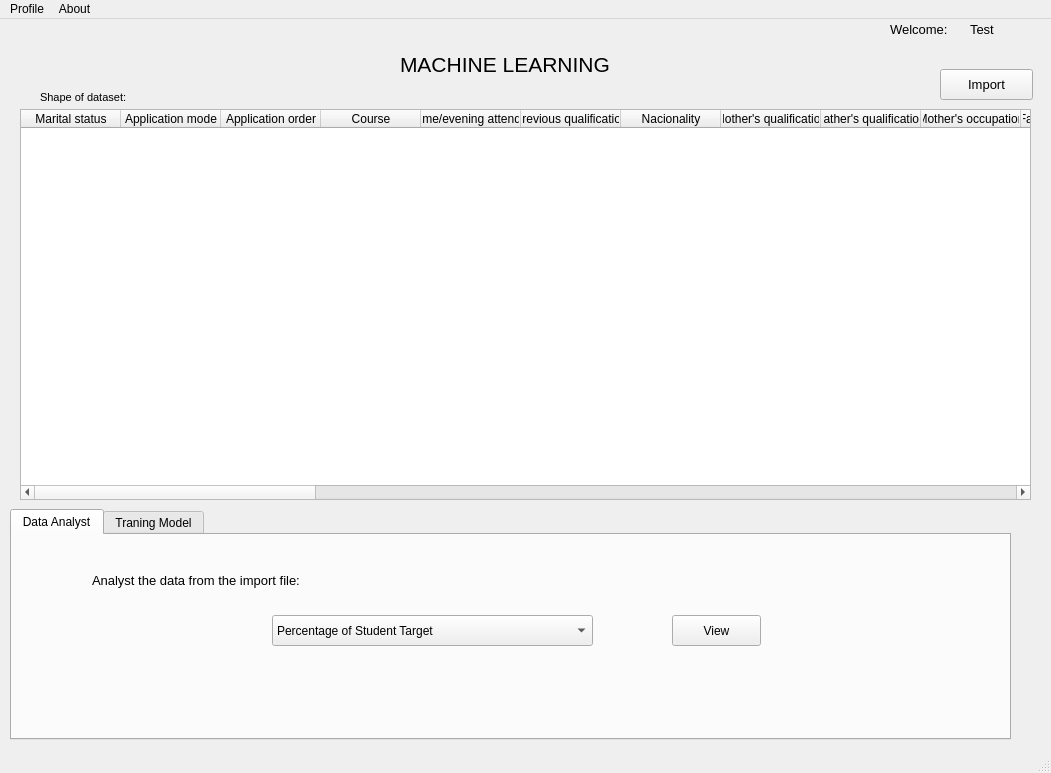
<?xml version="1.0" encoding="UTF-8"?>
<ui version="4.0">
 <class>main_window</class>
 <widget class="QMainWindow" name="main_window">
  <property name="geometry">
   <rect>
    <x>0</x>
    <y>0</y>
    <width>1051</width>
    <height>773</height>
   </rect>
  </property>
  <property name="windowTitle">
   <string>Machine Learning</string>
  </property>
  <widget class="QWidget" name="centralwidget">
   <widget class="QLabel" name="label">
    <property name="geometry">
     <rect>
      <x>400</x>
      <y>30</y>
      <width>251</width>
      <height>31</height>
     </rect>
    </property>
    <property name="font">
     <font>
      <pointsize>16</pointsize>
     </font>
    </property>
    <property name="text">
     <string>MACHINE LEARNING</string>
    </property>
   </widget>
   <widget class="QPushButton" name="import_btn">
    <property name="geometry">
     <rect>
      <x>940</x>
      <y>50</y>
      <width>93</width>
      <height>31</height>
     </rect>
    </property>
    <property name="font">
     <font>
      <pointsize>10</pointsize>
     </font>
    </property>
    <property name="text">
     <string>Import</string>
    </property>
   </widget>
   <widget class="QTableWidget" name="data_table">
    <property name="geometry">
     <rect>
      <x>20</x>
      <y>90</y>
      <width>1011</width>
      <height>391</height>
     </rect>
    </property>
    <column>
     <property name="text">
      <string>Marital status</string>
     </property>
    </column>
    <column>
     <property name="text">
      <string>Application mode</string>
     </property>
     <property name="background">
      <color>
       <red>0</red>
       <green>0</green>
       <blue>0</blue>
      </color>
     </property>
    </column>
    <column>
     <property name="text">
      <string>Application order</string>
     </property>
    </column>
    <column>
     <property name="text">
      <string>Course</string>
     </property>
    </column>
    <column>
     <property name="text">
      <string>Daytime/evening attendance</string>
     </property>
    </column>
    <column>
     <property name="text">
      <string>Previous qualification</string>
     </property>
    </column>
    <column>
     <property name="text">
      <string>Nacionality</string>
     </property>
    </column>
    <column>
     <property name="text">
      <string>Mother's qualification</string>
     </property>
    </column>
    <column>
     <property name="text">
      <string>Father's qualification</string>
     </property>
    </column>
    <column>
     <property name="text">
      <string>Mother's occupation</string>
     </property>
    </column>
    <column>
     <property name="text">
      <string>Father's occupation</string>
     </property>
    </column>
    <column>
     <property name="text">
      <string>Displaced</string>
     </property>
    </column>
    <column>
     <property name="text">
      <string>Educational special needs</string>
     </property>
    </column>
    <column>
     <property name="text">
      <string>Debtor</string>
     </property>
    </column>
    <column>
     <property name="text">
      <string>Tuition fees up to date</string>
     </property>
    </column>
    <column>
     <property name="text">
      <string>Gender</string>
     </property>
    </column>
    <column>
     <property name="text">
      <string>Scholarship holder</string>
     </property>
    </column>
    <column>
     <property name="text">
      <string>Age at enrollment</string>
     </property>
    </column>
    <column>
     <property name="text">
      <string>International</string>
     </property>
    </column>
    <column>
     <property name="text">
      <string>Curricular units 1st sem (credited)</string>
     </property>
    </column>
    <column>
     <property name="text">
      <string>Curricular units 1st sem (enrolled)</string>
     </property>
    </column>
    <column>
     <property name="text">
      <string>Curricular units 1st sem (evaluations)</string>
     </property>
    </column>
    <column>
     <property name="text">
      <string>Curricular units 1st sem (approved)</string>
     </property>
    </column>
    <column>
     <property name="text">
      <string>Curricular units 1st sem (grade)</string>
     </property>
    </column>
    <column>
     <property name="text">
      <string>Curricular Units 1st Sem (without Evaluations)</string>
     </property>
    </column>
    <column>
     <property name="text">
      <string>Curricular Units 2nd Sem (credited)</string>
     </property>
    </column>
    <column>
     <property name="text">
      <string>Curricular Units 2nd Sem (enrolled)</string>
     </property>
    </column>
    <column>
     <property name="text">
      <string>Curricular Units 2nd Sem (evaluations)</string>
     </property>
    </column>
    <column>
     <property name="text">
      <string>Curricular Units 2nd Sem (approved)</string>
     </property>
    </column>
    <column>
     <property name="text">
      <string>Curricular Units 2nd Sem (grade)</string>
     </property>
    </column>
    <column>
     <property name="text">
      <string>Curricular Units 2nd Sem (without Evaluations)</string>
     </property>
    </column>
    <column>
     <property name="text">
      <string>Unemployment Rate</string>
     </property>
    </column>
    <column>
     <property name="text">
      <string>Inflation Rate</string>
     </property>
    </column>
    <column>
     <property name="text">
      <string>Inflation Rate</string>
     </property>
    </column>
    <column>
     <property name="text">
      <string>Target</string>
     </property>
    </column>
   </widget>
   <widget class="QLabel" name="label_2">
    <property name="geometry">
     <rect>
      <x>890</x>
      <y>0</y>
      <width>81</width>
      <height>20</height>
     </rect>
    </property>
    <property name="font">
     <font>
      <pointsize>10</pointsize>
     </font>
    </property>
    <property name="text">
     <string>Welcome: </string>
    </property>
   </widget>
   <widget class="QLabel" name="label_3">
    <property name="geometry">
     <rect>
      <x>970</x>
      <y>0</y>
      <width>81</width>
      <height>21</height>
     </rect>
    </property>
    <property name="font">
     <font>
      <pointsize>10</pointsize>
     </font>
    </property>
    <property name="text">
     <string>Test</string>
    </property>
   </widget>
   <widget class="QLabel" name="label_4">
    <property name="geometry">
     <rect>
      <x>40</x>
      <y>70</y>
      <width>101</width>
      <height>16</height>
     </rect>
    </property>
    <property name="font">
     <font>
      <pointsize>8</pointsize>
     </font>
    </property>
    <property name="text">
     <string>Shape of dataset: </string>
    </property>
   </widget>
   <widget class="QLabel" name="shape">
    <property name="geometry">
     <rect>
      <x>150</x>
      <y>60</y>
      <width>161</width>
      <height>16</height>
     </rect>
    </property>
    <property name="font">
     <font>
      <pointsize>8</pointsize>
     </font>
    </property>
    <property name="text">
     <string/>
    </property>
   </widget>
   <widget class="QTabWidget" name="tab_ml">
    <property name="geometry">
     <rect>
      <x>10</x>
      <y>490</y>
      <width>1001</width>
      <height>231</height>
     </rect>
    </property>
    <property name="currentIndex">
     <number>0</number>
    </property>
    <widget class="QWidget" name="data">
     <attribute name="title">
      <string>Data Analyst</string>
     </attribute>
     <widget class="QComboBox" name="cbo_data">
      <property name="geometry">
       <rect>
        <x>260</x>
        <y>80</y>
        <width>321</width>
        <height>31</height>
       </rect>
      </property>
      <item>
       <property name="text">
        <string>Percentage of Student Target</string>
       </property>
      </item>
      <item>
       <property name="text">
        <string>Demographics</string>
       </property>
      </item>
      <item>
       <property name="text">
        <string>1</string>
       </property>
      </item>
     </widget>
     <widget class="QPushButton" name="btn_view">
      <property name="geometry">
       <rect>
        <x>660</x>
        <y>80</y>
        <width>89</width>
        <height>31</height>
       </rect>
      </property>
      <property name="text">
       <string>View</string>
      </property>
     </widget>
     <widget class="QLabel" name="label_5">
      <property name="geometry">
       <rect>
        <x>80</x>
        <y>35</y>
        <width>281</width>
        <height>21</height>
       </rect>
      </property>
      <property name="font">
       <font>
        <pointsize>10</pointsize>
       </font>
      </property>
      <property name="text">
       <string>Analyst the data from the import file:</string>
      </property>
     </widget>
    </widget>
    <widget class="QWidget" name="Training">
     <attribute name="title">
      <string>Traning Model</string>
     </attribute>
     <widget class="QProgressBar" name="progressBar">
      <property name="geometry">
       <rect>
        <x>190</x>
        <y>20</y>
        <width>561</width>
        <height>31</height>
       </rect>
      </property>
      <property name="value">
       <number>24</number>
      </property>
     </widget>
     <widget class="QLabel" name="label_6">
      <property name="geometry">
       <rect>
        <x>100</x>
        <y>30</y>
        <width>81</width>
        <height>21</height>
       </rect>
      </property>
      <property name="font">
       <font>
        <pointsize>10</pointsize>
       </font>
      </property>
      <property name="text">
       <string>Traning:</string>
      </property>
     </widget>
     <widget class="QPushButton" name="btn_train">
      <property name="geometry">
       <rect>
        <x>420</x>
        <y>130</y>
        <width>93</width>
        <height>31</height>
       </rect>
      </property>
      <property name="font">
       <font>
        <pointsize>10</pointsize>
       </font>
      </property>
      <property name="text">
       <string>Train </string>
      </property>
     </widget>
     <widget class="QPushButton" name="btn_pridict">
      <property name="geometry">
       <rect>
        <x>780</x>
        <y>20</y>
        <width>93</width>
        <height>31</height>
       </rect>
      </property>
      <property name="font">
       <font>
        <pointsize>10</pointsize>
       </font>
      </property>
      <property name="text">
       <string>Pridict</string>
      </property>
     </widget>
    </widget>
   </widget>
  </widget>
  <widget class="QMenuBar" name="menubar">
   <property name="geometry">
    <rect>
     <x>0</x>
     <y>0</y>
     <width>1051</width>
     <height>25</height>
    </rect>
   </property>
   <widget class="QMenu" name="menuProfile">
    <property name="title">
     <string>Profile</string>
    </property>
    <addaction name="actionUpdate_profile"/>
    <addaction name="actionSign_out"/>
   </widget>
   <widget class="QMenu" name="menuAbout">
    <property name="title">
     <string>About</string>
    </property>
    <addaction name="actionAbout_us"/>
   </widget>
   <addaction name="menuProfile"/>
   <addaction name="menuAbout"/>
  </widget>
  <widget class="QStatusBar" name="statusbar"/>
  <action name="actionUpdate_profile">
   <property name="text">
    <string>Update profile</string>
   </property>
  </action>
  <action name="actionSign_out">
   <property name="text">
    <string>Sign out</string>
   </property>
  </action>
  <action name="actionAbout_us">
   <property name="text">
    <string>About us</string>
   </property>
  </action>
 </widget>
 <resources/>
 <connections/>
</ui>
